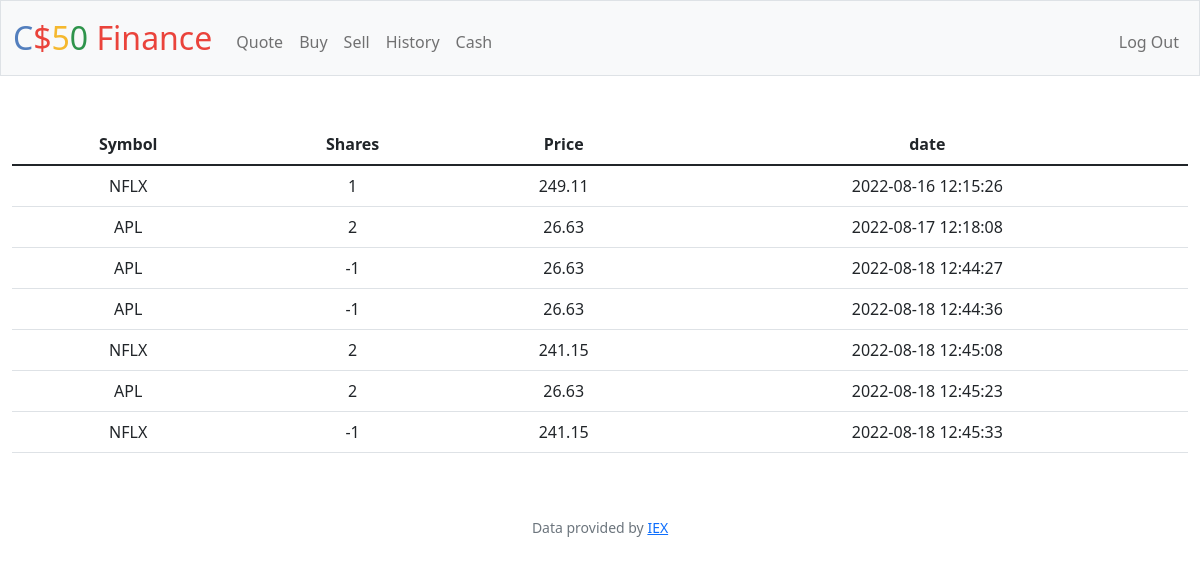
The app's page /history (signed in) with its own data.
### tables this page shows
CREATE TABLE 'transactions' ('id' INTEGER PRIMARY KEY AUTOINCREMENT NOT NULL, 'user_id' INTEGER, 'symbol' TEXT, 'shares' INTEGER, 'price' REAL, 'date' DATETIME, 'name' TEXT);

### app.py (the view)
@app.route("/history")
@login_required
def history():
    user_id = session["user_id"]
    transactions_db = db.execute("SELECT * FROM transactions WHERE user_id = :id", id=user_id)
    return render_template("history.html", transactions = transactions_db)

### app.py (called while the page is built)
@app.after_request
def after_request(response):
    response.headers["Cache-Control"] = "no-cache, no-store, must-revalidate"
    response.headers["Expires"] = 0
    response.headers["Pragma"] = "no-cache"
    return response

### helpers.py (called while the page is built)
def login_required(f):
    @wraps(f)
    def decorated_function(*args, **kwargs):
        if session.get("user_id") is None:
            return redirect("/login")
        return f(*args, **kwargs)
    return decorated_function

### templates/history.html (shortened to what this page needs)
{% extends "layout.html" %}
{% block main %}
<table class="table">
    <thead>
      <tr>
        <th scope="col">Symbol</th>
        <th scope="col">Shares</th>
        <th scope="col">Price</th>
        <th scope="col">date</th>
      </tr>
    </thead>
    <tbody>
        {% for raw in transactions %}
        <tr>
            <td>{{ raw["symbol"] }}</td>
            <td>{{ raw["shares"] }}</td>
            <td>{{ raw["price"] }}</td>
            <td>{{ raw["date"] }}</td>
        </tr>
        {% endfor %}
    </tbody>
</table>
{% endblock %}

### templates/layout.html (shortened to what this page needs)
<!DOCTYPE html>
<html lang="en">
    <head>
        <link href="https://cdn.jsdelivr.net/npm/bootstrap@5.1.3/dist/css/bootstrap.min.css" rel="stylesheet">
        <link href="/static/styles.css" rel="stylesheet">
        <link href="https://cdn.jsdelivr.net/npm/bootstrap@5.2.0/dist/css/bootstrap.min.css" rel="stylesheet">
    </head>
    <body>
        <nav class="bg-light border navbar navbar-expand-md navbar-light">
            <div class="container-fluid">
                <a class="navbar-brand" href="/"><span class="blue">C</span><span class="red">$</span><span class="yellow">5</span><span class="green">0</span> <span class="red">Finance</span></a>
                <div class="collapse navbar-collapse" id="navbar">
                    {% if session["user_id"] %}
                        <ul class="navbar-nav me-auto mt-2">
                            <li class="nav-item"><a class="nav-link" href="/quote">Quote</a></li>
                            <li class="nav-item"><a class="nav-link" href="/buy">Buy</a></li>
                            <li class="nav-item"><a class="nav-link" href="/sell">Sell</a></li>
                            <li class="nav-item"><a class="nav-link" href="/history">History</a></li>
                            <li class="nav-item"><a class="nav-link" href="/add_cash">Cash</a></li>
                        </ul>
                        <ul class="navbar-nav ms-auto mt-2">
                            <li class="nav-item"><a class="nav-link" href="/logout">Log Out</a></li>
                        </ul>
                    {% else %}
                        <ul class="navbar-nav ms-auto mt-2">
                            <li class="nav-item"><a class="nav-link" href="/register">Register</a></li>
                            <li class="nav-item"><a class="nav-link" href="/login">Log In</a></li>
                        </ul>
                    {% endif %}
                </div>
            </div>
        </nav>
        <main class="container-fluid py-5 text-center">
            {% block main %}{% endblock %}
        </main>
        <footer class="mb-5 small text-center text-muted">
            Data provided by <a href="https://iexcloud.io/">IEX</a>
        </footer>
    </body>
</html>

### static/styles.css (style rules this page uses)
nav .navbar-brand { font-size: xx-large; }
nav .navbar-brand .blue { color: #537fbe; }
nav .navbar-brand .red { color: #ea433b; }
nav .navbar-brand .yellow { color: #f5b82e; }
nav .navbar-brand .green { color: #2e944b; }

### records on screen
transactions: symbol "NFLX", shares "1", price "249.11", date "2022-08-16 12:15:26"
transactions: symbol "APL", shares "2", price "26.63", date "2022-08-17 12:18:08"
transactions: symbol "APL", shares "-1", price "26.63", date "2022-08-18 12:44:27"
transactions: symbol "APL", shares "-1", price "26.63", date "2022-08-18 12:44:36"
transactions: symbol "NFLX", shares "2", price "241.15", date "2022-08-18 12:45:08"
transactions: symbol "APL", shares "2", price "26.63", date "2022-08-18 12:45:23"
transactions: symbol "NFLX", shares "-1", price "241.15", date "2022-08-18 12:45:33"
